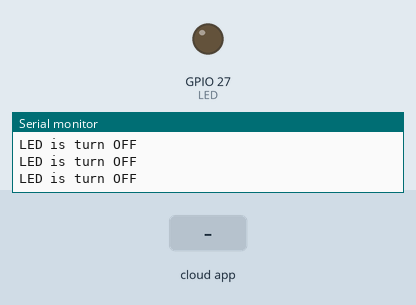
Simulated run of this sketch. Board: ESP32. Parts: output pins drawn as LEDs (lit = HIGH), the last lines printed to the serial monitor. The test bench sets the inputs (shaded band). WiFi joins after 1.5 s; servers stay silent unless stated; the Firebase database answers and starts empty.

Above: at 3.8 s.
3.9 s: the phone or cloud app sets LED to ON
At 5.0 s:
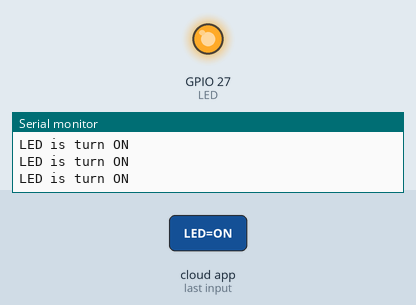
5.9 s: the phone or cloud app sets LED to OFF
At 7.2 s:
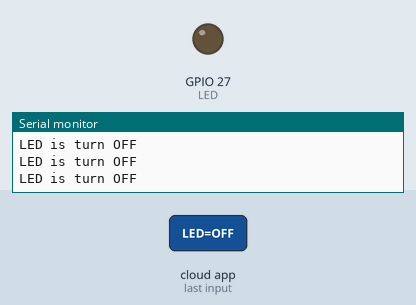
Timing chart, 0 to 8.9 s (numbered marks = the images above; inputs shaded):
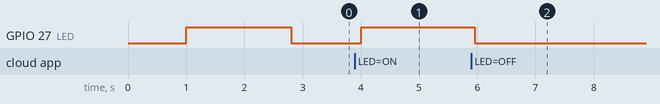

Measured:
- after the input at 3.9 s, GPIO 27 (LED): LOW → HIGH after 0.10 s
- after the input at 5.9 s, GPIO 27 (LED): HIGH → LOW after 0.06 s

The sketch:

LED_firebase.ino
```cpp
#include <WiFi.h>
#include <WiFiClient.h>
#include <FirebaseESP32.h>
#include <Arduino.h>
#include <string.h>
//Khai báo các tham số truy cập tới firebase
#define FIREBASE_HOST "https://denthongminh-fff3e-default-rtdb.asia-southeast1.firebasedatabase.app/"

#define FIREBASE_AUTH "2gqvGHWu4uEbmPQr46Mlg4LyCdOZUVP5omHNndhF"
//Khai báo các tham số truy cập mạng Wifi
const char* ssid = "Chien";
const char* password = "12345678";
//Khai báo các biến
FirebaseData firebaseData;
String fireStatus = "";
#define LED 27
String path = "ESP32/Outputs/Digital/";
void setup()
{
  Serial.begin(115200);
  delay(1000);
    pinMode(LED, OUTPUT);
      digitalWrite(LED, HIGH);//tắt led
      Serial.begin(115200);

  // Kết nối với Wi-Fi
  WiFi.begin(ssid, password);
  Serial.print("Connecting");

  while (WiFi.status() != WL_CONNECTED) {
    delay(500);
    Serial.print(".");
  }

  Serial.println("Success");

Firebase.begin(FIREBASE_HOST, FIREBASE_AUTH);
Firebase.setString(firebaseData, path+"LED","OFF");
}

void loop(){
  Firebase.getString(firebaseData, path+"LED");
  fireStatus = firebaseData.stringData();
  if(fireStatus == "ON")
  {
    Serial.println("LED is turn ON");
    digitalWrite(LED, HIGH);
  }
  else if(fireStatus == "OFF")
  {
    Serial.println("LED is turn OFF");
    digitalWrite(LED, LOW);
  }
  else{
    Serial.println("Lệnh hợp lệ! Hãy nhập lại ON hoặc OFF");
  }
}
```
